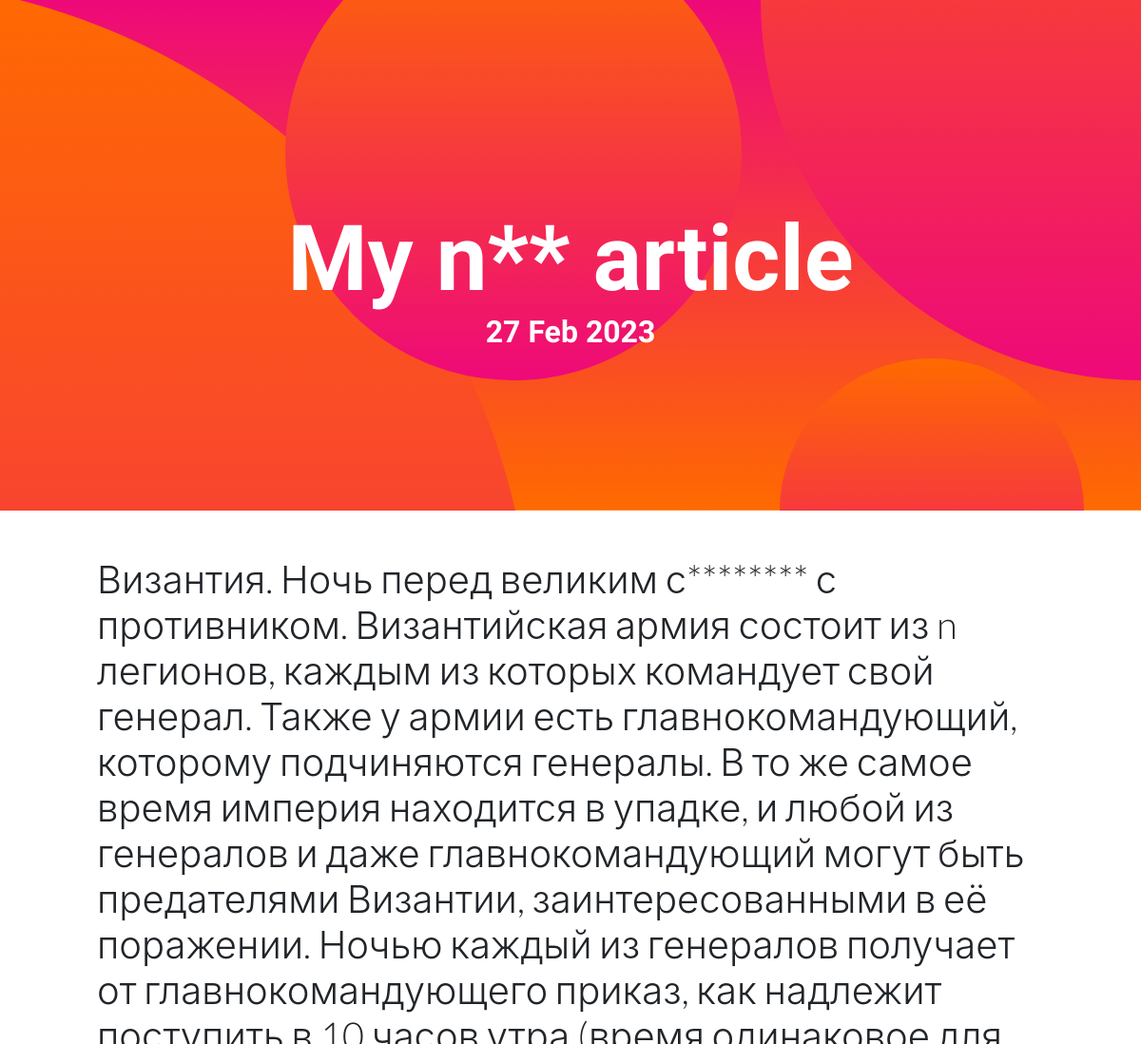
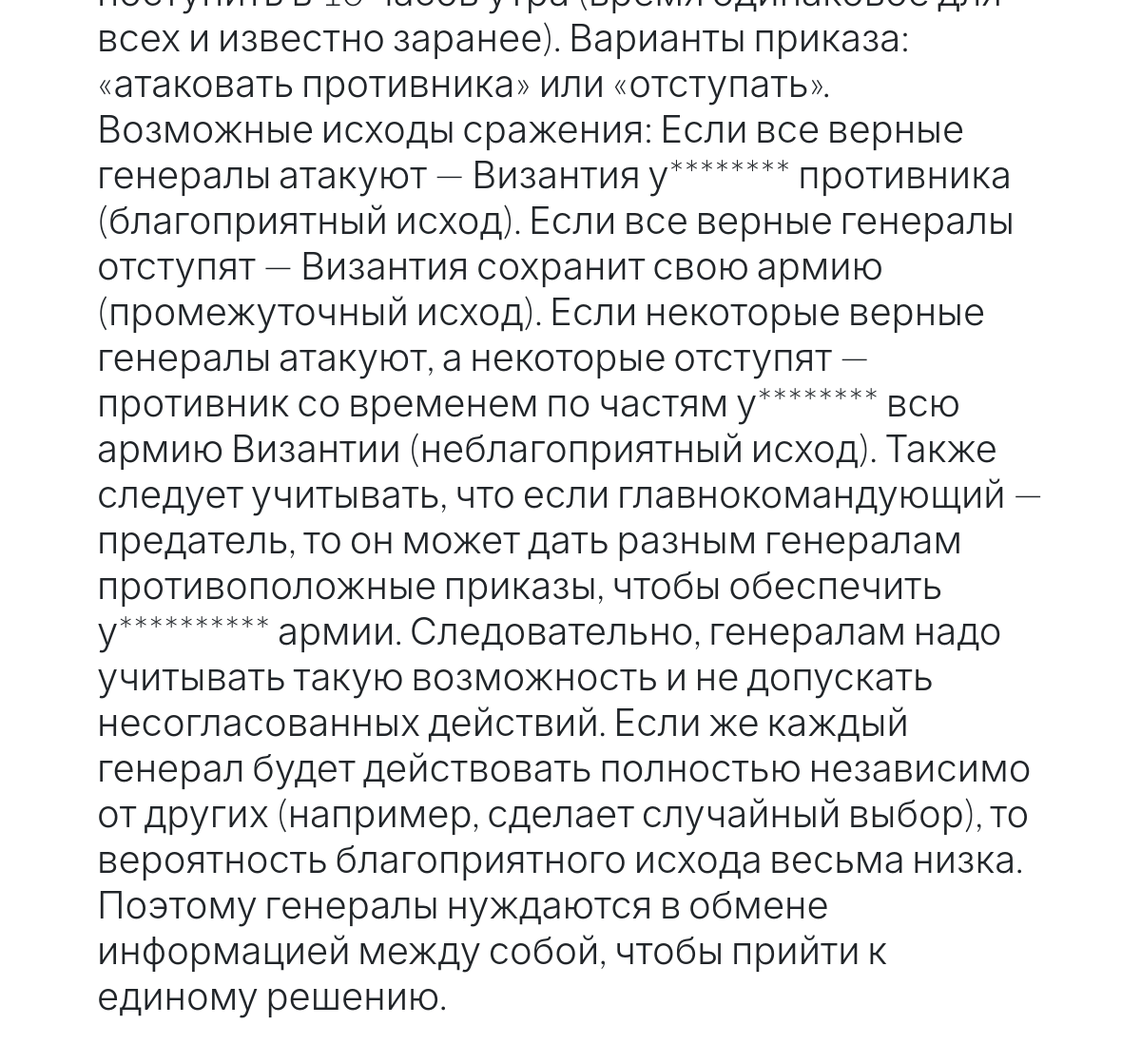
/posts/1, run on the app's committed database (2 pictures, top to bottom).
### news/models.py (models this page shows, shortened)
class Post(models.Model):
    news = 'NW'  # сокращение для записи в БЦ
    article = 'AR'  # сокращение для записи в БД
    POSITION = [
        (news, 'Новость'),
        (article, 'Статья')
    ]
    position = models.CharField(max_length=2, choices=POSITION)  # Статья / Новость
    date = models.DateTimeField(auto_now_add=True)  # дата создания автоматически
    title = models.CharField(max_length=255)  # заголовок
    text = models.TextField()  # текст
    rating = models.FloatField(default=0.0)  # рейтинг
    author = models.ForeignKey('Author', on_delete=models.CASCADE, related_name='posts')  # указатель на Автора
    category = models.ManyToManyField('Category', through='PostCategory')  # указатель на категорию

### news/views.py (the view)
# urls.py: path('<int:pk>', PostDetail.as_view()),
class PostDetail(DetailView):
    model = Post
    template_name = BASE_DIR / 'templates/flatpages/post.html'
    context_object_name = 'post'

### news/templatetags/custom_filters.py (called while the page is built)
@register.filter()
def censor(text: str):
    censor_list = [
        'Зенит',
        'new',
        'New',
        'уничтожит',
        'уничтожение',
        'сражением',
    ]
    if isinstance(text, str):
        text_list = text.split(' ')
        for i, word in enumerate(text_list):
            if word in censor_list:
                text_list[i] = ''.join([word[0], '*'*(len(word)-1)])
    else:
        raise KeyError('Введена не строка')
    return ' '.join(text_list)

### templates/flatpages/post.html
{% extends 'flatpages/default.html' %}
{% load custom_filters %}
{% block title %}
<h1 class="masthead-heading mb-0">{{ post.title|censor }}</h1>
<h2>{{ post.date|date:'d M Y' }}</h2>
{% endblock title %}
{% block content %}
<p class="display-6">{{ post.text|censor }}</p>
{% endblock content %}

### data on the page
Post: title|censor "My n** article", date "27 Feb 2023", text|censor "Византия. Ночь перед великим с******** с противником. Византийская армия состоит из n легионов, каждым из которых командует свой генерал. Также у армии есть главнокомандующий, которому подчиняются генералы. В то же самое время империя находится в упадке, и любой из генералов и даже главнокомандующий могут быть предателями Византии, заинтересованными в её поражении. Ночью каждый из генералов получает от главнокомандующего приказ, как надлежит поступить в 10 часов утра (время одинаковое для всех и известно заранее). Варианты приказа: «атаковать противника» или «отступать». Возможные исходы сражения: Если все верные генералы атакуют — Византия у******** противника (благоприятный исход). Если…"
